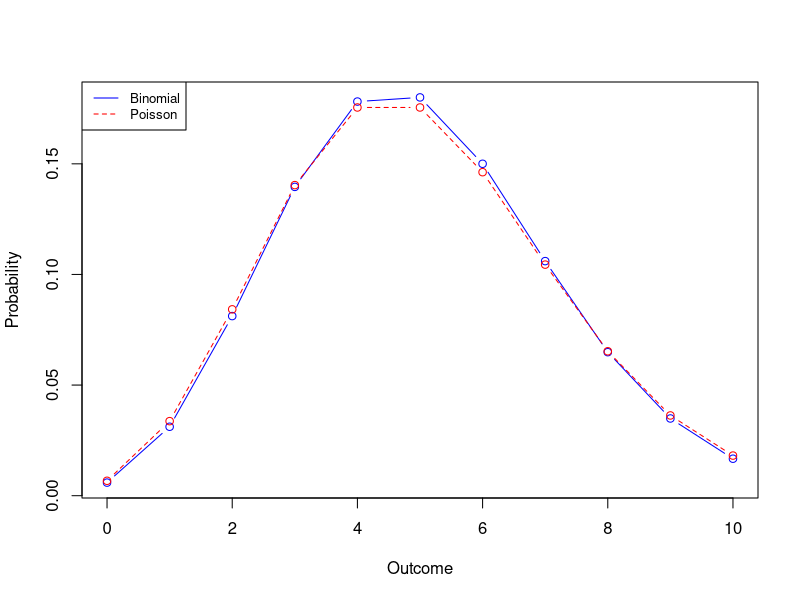

Here is the R script that generated this plot:
################################################################################
#Problem 1
x <- seq(from = 0, to = 10, by = 1)
y <- dbinom(x, size = 100, prob = 0.05)
y1 <- dpois(x, lambda = 5)
plot(x,y,type = 'b', lty = 1, col = "blue", ylab = "Probability",
     xlab = "Outcome")
lines(x,y1, type = 'b', lty = 2, col = "red")
legend("topleft", legend = c("Binomial","Poisson"), col = c("blue", "red"), lty = 1:2,
       cex = 0.8)
y[1]
y1[1]